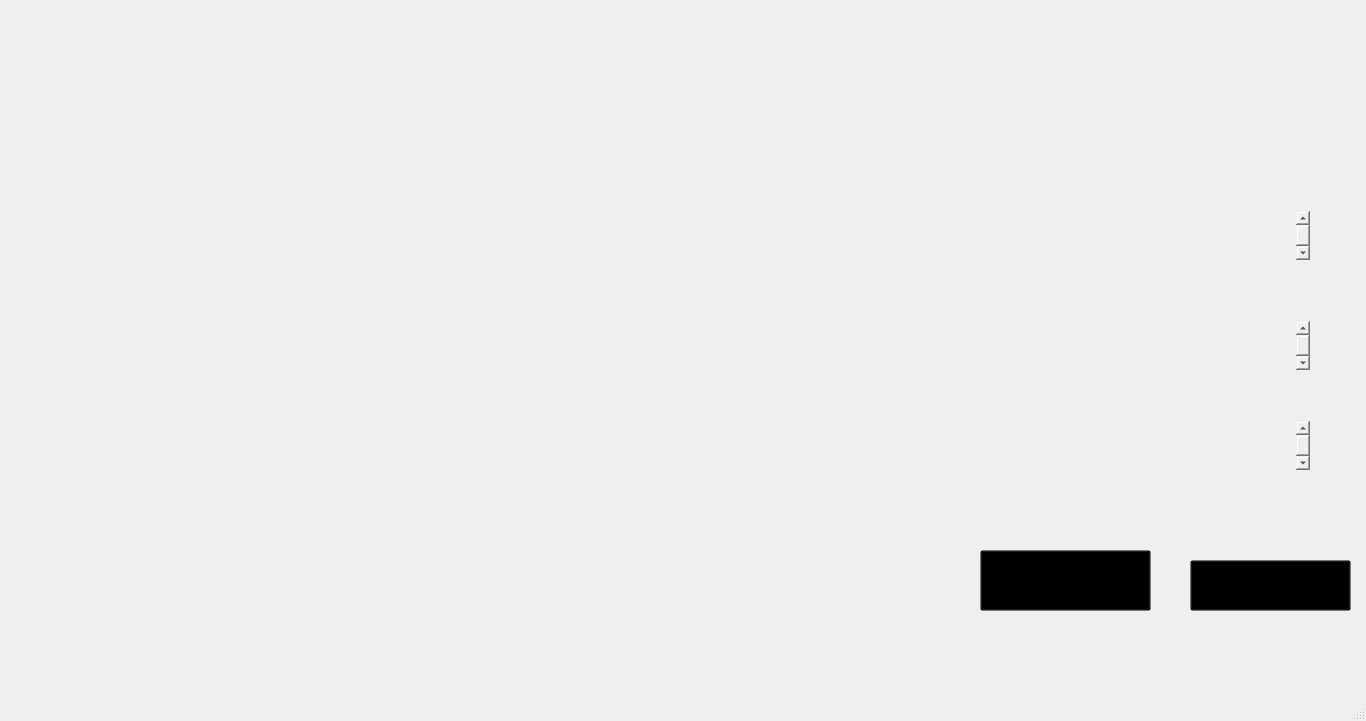
<?xml version="1.0" encoding="UTF-8"?>
<ui version="4.0">
 <class>assistant_gui</class>
 <widget class="QMainWindow" name="assistant_gui">
  <property name="geometry">
   <rect>
    <x>0</x>
    <y>0</y>
    <width>1366</width>
    <height>721</height>
   </rect>
  </property>
  <property name="windowTitle">
   <string>MainWindow</string>
  </property>
  <widget class="QWidget" name="centralwidget">
   <widget class="QLabel" name="bg_1">
    <property name="geometry">
     <rect>
      <x>0</x>
      <y>0</y>
      <width>1381</width>
      <height>781</height>
     </rect>
    </property>
    <property name="text">
     <string/>
    </property>
    <property name="pixmap">
     <pixmap>jarves_gui/Black_Template.jpg</pixmap>
    </property>
    <property name="scaledContents">
     <bool>true</bool>
    </property>
   </widget>
   <widget class="QLabel" name="bg_2">
    <property name="geometry">
     <rect>
      <x>0</x>
      <y>50</y>
      <width>971</width>
      <height>631</height>
     </rect>
    </property>
    <property name="text">
     <string/>
    </property>
    <property name="pixmap">
     <pixmap>jarves_gui/live.gif</pixmap>
    </property>
    <property name="scaledContents">
     <bool>true</bool>
    </property>
   </widget>
   <widget class="QLabel" name="bg_3">
    <property name="geometry">
     <rect>
      <x>970</x>
      <y>0</y>
      <width>391</width>
      <height>231</height>
     </rect>
    </property>
    <property name="text">
     <string/>
    </property>
    <property name="pixmap">
     <pixmap>jarves_gui/loading_1.gif</pixmap>
    </property>
    <property name="scaledContents">
     <bool>true</bool>
    </property>
   </widget>
   <widget class="QLabel" name="bg_4">
    <property name="geometry">
     <rect>
      <x>970</x>
      <y>180</y>
      <width>391</width>
      <height>111</height>
     </rect>
    </property>
    <property name="text">
     <string/>
    </property>
    <property name="pixmap">
     <pixmap>jarves_gui/bar.jpg</pixmap>
    </property>
    <property name="scaledContents">
     <bool>true</bool>
    </property>
   </widget>
   <widget class="QLabel" name="bg_5">
    <property name="geometry">
     <rect>
      <x>970</x>
      <y>290</y>
      <width>391</width>
      <height>111</height>
     </rect>
    </property>
    <property name="text">
     <string/>
    </property>
    <property name="pixmap">
     <pixmap>jarves_gui/bar.jpg</pixmap>
    </property>
    <property name="scaledContents">
     <bool>true</bool>
    </property>
   </widget>
   <widget class="QLabel" name="bg_6">
    <property name="geometry">
     <rect>
      <x>970</x>
      <y>390</y>
      <width>391</width>
      <height>111</height>
     </rect>
    </property>
    <property name="text">
     <string/>
    </property>
    <property name="pixmap">
     <pixmap>jarves_gui/bar.jpg</pixmap>
    </property>
    <property name="scaledContents">
     <bool>true</bool>
    </property>
   </widget>
   <widget class="QTextBrowser" name="text_2">
    <property name="geometry">
     <rect>
      <x>1020</x>
      <y>320</y>
      <width>291</width>
      <height>51</height>
     </rect>
    </property>
    <property name="font">
     <font>
      <family>OCR A Extended</family>
      <pointsize>26</pointsize>
      <weight>50</weight>
      <bold>false</bold>
     </font>
    </property>
    <property name="toolTip">
     <string>&lt;html&gt;&lt;head/&gt;&lt;body&gt;&lt;p align=&quot;center&quot;&gt;&lt;br/&gt;&lt;/p&gt;&lt;/body&gt;&lt;/html&gt;</string>
    </property>
    <property name="autoFillBackground">
     <bool>false</bool>
    </property>
    <property name="styleSheet">
     <string notr="true">background-color: transparent
</string>
    </property>
   </widget>
   <widget class="QTextBrowser" name="text_3">
    <property name="geometry">
     <rect>
      <x>1020</x>
      <y>420</y>
      <width>291</width>
      <height>51</height>
     </rect>
    </property>
    <property name="font">
     <font>
      <family>OCR A Extended</family>
      <pointsize>26</pointsize>
     </font>
    </property>
    <property name="toolTip">
     <string>&lt;html&gt;&lt;head/&gt;&lt;body&gt;&lt;p align=&quot;center&quot;&gt;&lt;br/&gt;&lt;/p&gt;&lt;/body&gt;&lt;/html&gt;</string>
    </property>
    <property name="styleSheet">
     <string notr="true">background-color: transparent
</string>
    </property>
   </widget>
   <widget class="QTextBrowser" name="text1">
    <property name="geometry">
     <rect>
      <x>1020</x>
      <y>210</y>
      <width>291</width>
      <height>51</height>
     </rect>
    </property>
    <property name="font">
     <font>
      <family>OCR A Extended</family>
      <pointsize>26</pointsize>
     </font>
    </property>
    <property name="toolTip">
     <string>&lt;html&gt;&lt;head/&gt;&lt;body&gt;&lt;p align=&quot;center&quot;&gt;&lt;span style=&quot; color:#ffffff;&quot;&gt;uuuj&lt;/span&gt;&lt;/p&gt;&lt;/body&gt;&lt;/html&gt;</string>
    </property>
    <property name="autoFillBackground">
     <bool>false</bool>
    </property>
    <property name="styleSheet">
     <string notr="true">background-color: transparent
</string>
    </property>
   </widget>
   <widget class="QPushButton" name="Button_1">
    <property name="geometry">
     <rect>
      <x>980</x>
      <y>550</y>
      <width>171</width>
      <height>61</height>
     </rect>
    </property>
    <property name="styleSheet">
     <string notr="true">background-color: transparent</string>
    </property>
    <property name="text">
     <string/>
    </property>
   </widget>
   <widget class="QPushButton" name="button_2">
    <property name="geometry">
     <rect>
      <x>1190</x>
      <y>560</y>
      <width>161</width>
      <height>51</height>
     </rect>
    </property>
    <property name="styleSheet">
     <string notr="true">background-color: transparent</string>
    </property>
    <property name="text">
     <string/>
    </property>
   </widget>
   <widget class="QLabel" name="start_button_bg">
    <property name="geometry">
     <rect>
      <x>990</x>
      <y>550</y>
      <width>141</width>
      <height>61</height>
     </rect>
    </property>
    <property name="text">
     <string/>
    </property>
    <property name="pixmap">
     <pixmap>jarves_gui/Start.png</pixmap>
    </property>
    <property name="scaledContents">
     <bool>true</bool>
    </property>
   </widget>
   <widget class="QLabel" name="quit_button_bg">
    <property name="geometry">
     <rect>
      <x>1200</x>
      <y>560</y>
      <width>141</width>
      <height>51</height>
     </rect>
    </property>
    <property name="text">
     <string/>
    </property>
    <property name="pixmap">
     <pixmap>jarves_gui/Quit.png</pixmap>
    </property>
    <property name="scaledContents">
     <bool>true</bool>
    </property>
   </widget>
   <zorder>bg_1</zorder>
   <zorder>bg_2</zorder>
   <zorder>bg_3</zorder>
   <zorder>bg_4</zorder>
   <zorder>bg_5</zorder>
   <zorder>bg_6</zorder>
   <zorder>text_2</zorder>
   <zorder>text_3</zorder>
   <zorder>text1</zorder>
   <zorder>start_button_bg</zorder>
   <zorder>quit_button_bg</zorder>
   <zorder>button_2</zorder>
   <zorder>Button_1</zorder>
  </widget>
  <widget class="QStatusBar" name="statusbar"/>
 </widget>
 <resources/>
 <connections/>
</ui>
